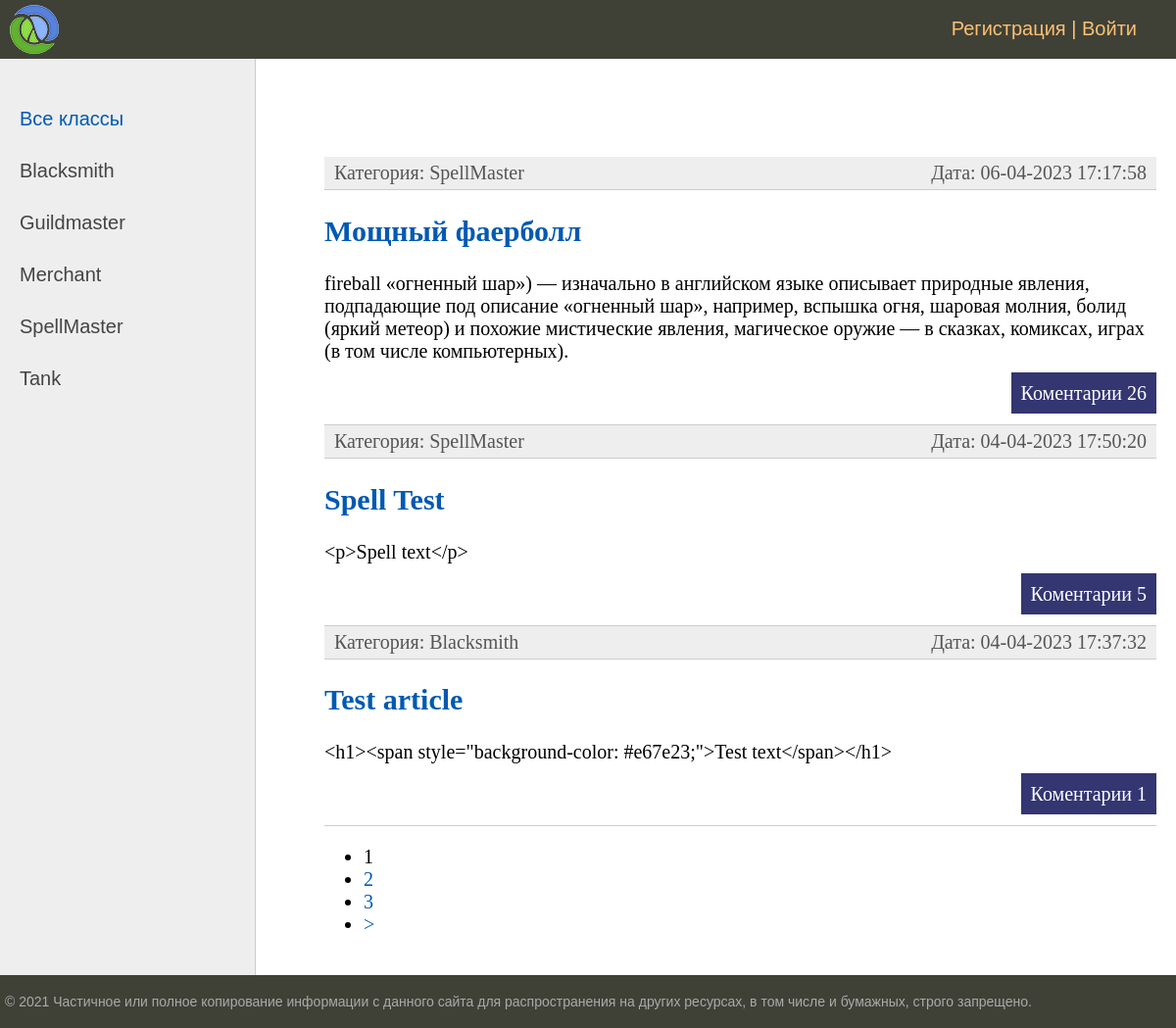
The page / on the database its author committed.
### ads/models.py (models this page shows, shortened)
class Category(models.Model):
    name = models.CharField(max_length=255, choices=POSITION)
    slug = models.SlugField(max_length=255, unique=True, verbose_name="URL")
    def __str__(self):
        return self.name
    def get_absolute_url(self):
        return reverse('category', kwargs={'category_slug': self.slug})

class Post(models.Model):
    user = models.ForeignKey(User, on_delete=models.CASCADE)
    slug = models.SlugField(max_length=255, unique=True, verbose_name="URL")
    created = models.DateTimeField(auto_now_add=True)
    category = models.ForeignKey(Category, on_delete=models.CASCADE)
    article = models.CharField(max_length=255)
    post_text = HTMLField(blank=True, default="")
    def get_absolute_url(self):
        return reverse('post', kwargs={'post_slug': self.slug})

### ads/views.py (the view)
# urls.py: path('', PostList.as_view(), name='post_list'),
class PostList(DataMixin, ListView):
    model = Post
    ordering = '-created'
    template_name = 'index.html'
    context_object_name = 'posts'
    def get_queryset(self):
        queryset = super().get_queryset()
        return queryset
    def get_context_data(self, **kwargs):
        context = super().get_context_data(**kwargs)
        c_def = self.get_user_context(title='Главная страница')
        return dict(list(context.items()) + list(c_def.items()))

### ads/utils.py (called while the page is built)
        def get_user_context(self, **kwargs):
                context = kwargs
                categories = Category.objects.annotate(Count('post'))
                user_menu = menu.copy()
                if not self.request.user.is_authenticated:
                        user_menu.pop(0)
                context['menu'] = user_menu
                context['categories'] = categories
                if 'cat_selected' not in context:
                        context['cat_selected'] = 0
                return context

### templates/index.html (shortened to what this page needs)
{% extends "base.html" %}
{% block content %}
<ul class="list-articles">
	{% for p in posts %}
			<li><div class="article-panel">
				<p class="first">Категория: {{p.category}}</p>
				<p class="last">Дата: {{p.created|date:"d-m-Y H:i:s" }}</p>
			<li><h2> <a href="{{ p.get_absolute_url }}">{{ p.article }}</a></h2>
	{% autoescape on %}
	{{p.post_text|linebreaks|truncatewords:50}}
	{% endautoescape %}
			<p class="link-read-post"><a href="{{ p.get_absolute_url }}">Коментарии {{ p.comments_post.all.count }} </a></p>
			</li>
	{% endfor %}
</ul>
{% endblock %}

### templates/base.html (shortened to what this page needs)
{% load static %}
{% load custom_tags %}
<!DOCTYPE html>
<html>
<head>
	<link type="text/css" href="{% static 'css/styles.css' %}" rel="stylesheet" />
</head>
<body>
<table class="table-page" border=0 cellpadding="0" cellspacing="0">
<tr><td valign=top>
{% block mainmenu %}
		<div class="header">
			<ul id="mainmenu" class="mainmenu">
			<li class="logo"><a href="{% url 'post_list' %}"><div class="logo"></div></a></li>
				{% if request.user.is_authenticated %}
				<li class="last"> {{user.username}} | <a href="{% url 'logout' %}">Выйти</a></li>
				{% else %}
				<li class="last"><a href="{% url 'register' %}">Регистрация</a> | <a href="{% url 'login' %}">Войти</a></li>
				{% endif %}
			</ul>
		</div>
{% endblock mainmenu %}
<table class="table-content" border=0 cellpadding="0" cellspacing="0">
<tr>
	<td valign="top" class="left-chapters">
	<ul id="leftchapters">
{% if cat_selected == 0 %}
		<li class="selected">Все классы</li>
{% else %}
		<li><a href="{% url 'post_list' %}">Все классы</a></li>
{% endif %}
{% for c in categories %}
{% if c.post__count > 0  %}
	{% if c.pk == cat_selected %}
		<li class="selected">{{c.name}}</li>
	{% else %}
		<li><a href="{{c.get_absolute_url}}">{{c.name}}</a></li>
	{% endif %}
{% endif %}
{% endfor %}
	</ul>
</td>
<td valign="top" class="content">
	<div class="content-text">
{% block content %}
{% endblock %}
{% if page_obj.has_other_pages %}
<nav class="list-pages">
    <ul>
        {% for p in paginator.page_range %}
		{% if page_obj.number == p %}
        <li class="page-num page-num-selected">{{ p }}</li>
		{% elif p >= page_obj.number|add:-2 and p <= page_obj.number|add:2  %}
        <li class="page-num">
            <a href="?page={{ p }}">{{ p }}</a>
        </li>
		{% endif %}
        {% endfor %}
{% if page_obj.has_next %}
<li class="page-num">
	<a href="?page={{ page_obj.next_page_number }}">&gt;</a>
</li>
{% endif %}
    </ul>
</nav>
{% endif %}
	</div>
</td></tr></table>
</td></tr>
<tr><td valign=top>
	<div id="footer">
		<p>&copy; 2021 Частичное или полное копирование информации с данного сайта для распространения на других ресурсах, в том числе и бумажных, строго запрещено.</p>
	</div>
</td></tr></table>
</body>
</html>

### static/css/styles.css (style rules this page uses)
html, body { font-family: 'Arial'; margin: 0; padding: 0; height: 100%; width: 100%; color: #444; }
a { color: #0059b2; text-decoration: none; }
p.link-read-post { text-align: right; }
p.link-read-post a { padding: 10px; min-width: 100px; background: #333671; color: #fff; text-decoration: none; }
div.article-panel { background: #eee; padding: 5px 10px 5px 10px; box-sizing: border-box; overflow: hidden; color: #555; }
div.article-panel p.first { margin: 0; float: left; }
div.article-panel p.last { margin: 0; float: right; }
ul.list-articles { list-style: none; margin: 0; padding: 0; }
ul.list-articles li { border-bottom: 1px solid #ccc; }
.table-page { width: 100%; height: 100%; vertical-align: top; }
.table-page tr { height: 100%; }
.header { background: #3F4137; height: 60px; }
.logo { background: url('../images/logo.png') no-repeat 10px 5px; width: 70px; height: 60px; }
ul.mainmenu { list-style: none; margin: 0; padding: 0; height: 60px; color: #fdc073; font-size: 20px; overflow: hidden; }
ul.mainmenu li { float: left; margin: 18px 40px 0 30px; }
ul.mainmenu li.logo { margin: 0; }
ul.mainmenu li.last { float: right; }
ul.mainmenu li a { color: #fdc073; text-decoration: none; }
.table-content { width: 100%; min-height: 100%; height: 100%; }
.left-chapters { margin: 0; background: #eee; border-right: 1px solid #ccc; min-height: 100%; }
.left-chapters ul { width: 230px; min-height: 100%; margin: 0; padding: 20px 10px 10px 20px; list-style: none; font-size: 20px; }
.left-chapters ul li { margin: 30px 0 0 0; color: #999; }
.left-chapters ul li.selected { color: #0059b2; }
.left-chapters ul li a { color: #444; text-decoration: none; }
.content { padding: 40px 20px 20px 40px; width: 100%; box-sizing: border-box; }
.content-text { margin: 60px 0 0 30px; color: #000; font-size: 20px; font-family: Yandex Sans Display Light; }
#footer { box-sizing: border-box; background: #3F4137; padding: 5px; color: #aaa; font-size: 14px; font-family: Verdana, Geneva, Arial, Helvetica; text-align: left; overflow: hidden; }

### rows shown on the page
Category: name "Blacksmith"
Category: name "Guildmaster"
Category: name "Merchant"
Category: name "SpellMaster"
Category: name "Tank"
Post: category "SpellMaster", created "06-04-2023 17:17:58", article "Мощный фаерболл", post_text "fireball «огненный шар») — изначально в английском языке описывает природные явления, подпадающие под описание «огненный шар», например, вспышка огня, шаровая молния, болид (яркий метеор) и похожие мистические явления, магическое оружие — в сказках, комиксах, играх (в том числе компьютерных).", comments_post.all.count "26"
Post: category "SpellMaster", created "04-04-2023 17:50:20", article "Spell Test", post_text "<p>Spell text</p>", comments_post.all.count "5"
Post: category "Blacksmith", created "04-04-2023 17:37:32", article "Test article", post_text "<h1><span style=\"background-color: #e67e23;\">Test text</span></h1>", comments_post.all.count "1"

### other values the page prints
{{ p }} "1"
{{ p }} "2" "3"
